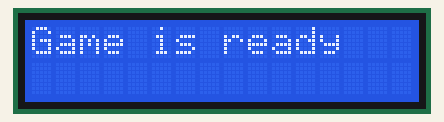
Recording of a sketch running on a simulated Arduino Uno, built with avr-gcc and run on an emulated ATmega328P. On the bench: 16×2 character LCD.

Above: at 0.2 s.
At 0.7 s:
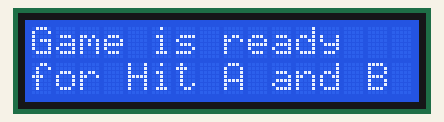

The sketch:

lcd.ino
```cpp
#include <Wire.h>
#include <LiquidCrystal_I2C.h>
LiquidCrystal_I2C lcd(0x27,16,2);
// addr,en,rw,rs,d4,d5,d6,d7,bl,blpol
// addr can be 0x3F or 0x27
void setup(){
lcd.init(); // initialise the LCD
lcd.setCursor(0,0); //position cursor at top row left hand corner
lcd.begin(16, 2); // 16 characters, 2 lines
lcd.backlight(); // turn backlight on
lcd.setCursor(0, 0); // position cursor at character 0, line 0
lcd.print("Game is ready");
delay(500);
lcd.setCursor(0, 1); // position cursor at character 0, line 1
lcd.print("for Hit A and B");
delay(100);
}
void loop(){
}
```
